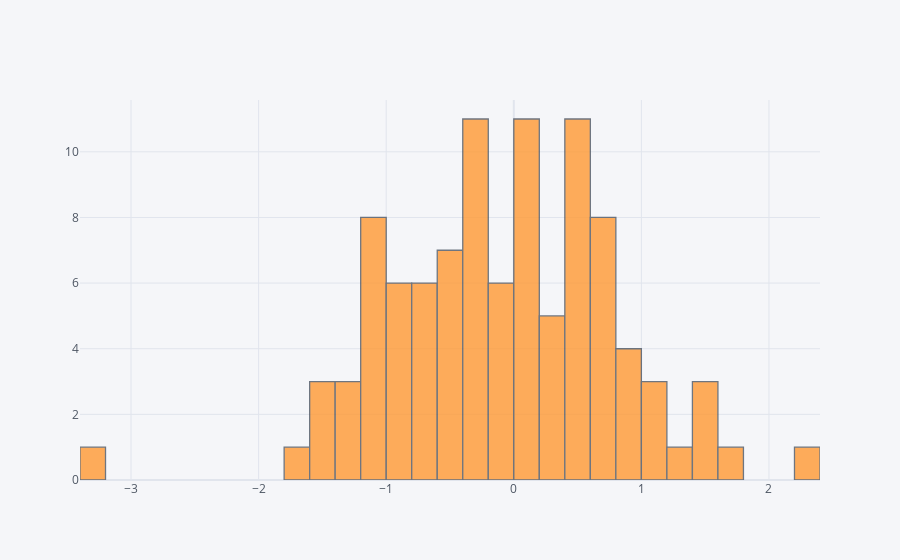

Notebook source saved alongside this figure:
### Code cell
df['A'].iplot(kind='hist', bins=30)

### Figure 1 — Plotly figure (JSON) as saved in the notebook; plotly's stock layout.template omitted (floating-point values rounded to 4 significant figures)
{"data": [{"histfunc": "count", "histnorm": "", "marker": {"color": "rgba(255, 153, 51, 1.0)", "line": {"color": "#4D5663", "width": 1.3}}, "name": "A", "nbinsx": 30, "opacity": 0.8, "orientation": "v", "type": "histogram", "x": [-0.3992, 0.7419, -0.4313, 0.3355, -0.7152, 0.1457, 0.1559, 0.01623, 0.4606, -1.414, -3.347, -1.216, 0.581, -0.2628, 1.211, -0.4416, 2.288, 1.056, -1.443, -0.8064, 0.9224, -0.3879, 0.02597, 0.6044, -0.7065, 0.9151, 0.1874, -0.2846, -0.09323, -0.164, 0.1565, -0.9341, -1.196, -0.742, -1.123, -0.06575, -1.231, -0.7005, 0.2751, 0.7915, -1.125, 0.5713, -1.728, 0.3687, -1.067, -0.9061, -1.038, -0.5579, 0.1471, 0.8746, -0.3628, 0.1224, -0.05854, 1.162, -1.104, -0.2649, -0.05463, 1.496, 1.474, 0.839, 0.5108, -0.2968, 0.4317, 0.7527, -1.266, -0.2081, -1.433, 0.4152, -0.3681, -0.4975, 0.3325, 0.1236, 0.5909, -1.007, -0.6823, 1.108, 0.07703, 0.4295, 0.7593, -0.8806, 1.549, -0.2767, 0.7018, 0.1315, -0.4026, -0.6849, -0.853, -0.871, -0.4014, 0.5754, 0.5232, -0.2268, -1.035, -0.02637, 0.7375, 0.2331, -0.4367, 0.5978, 0.6582, 1.601]}], "layout": {"barmode": "overlay", "legend": {"bgcolor": "#F5F6F9", "font": {"color": "#4D5663"}}, "paper_bgcolor": "#F5F6F9", "plot_bgcolor": "#F5F6F9", "title": {"font": {"color": "#4D5663"}}, "xaxis": {"gridcolor": "#E1E5ED", "showgrid": true, "tickfont": {"color": "#4D5663"}, "title": {"font": {"color": "#4D5663"}, "text": ""}, "zerolinecolor": "#E1E5ED"}, "yaxis": {"gridcolor": "#E1E5ED", "showgrid": true, "tickfont": {"color": "#4D5663"}, "title": {"font": {"color": "#4D5663"}, "text": ""}, "zerolinecolor": "#E1E5ED"}}}
